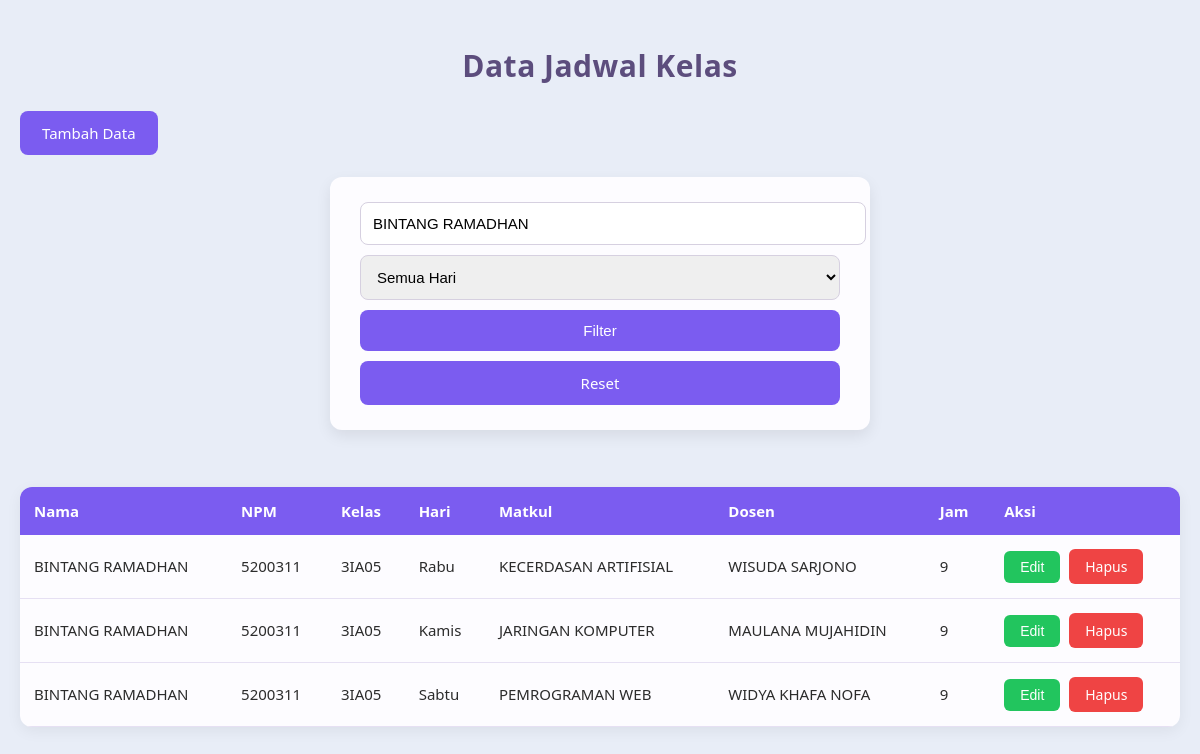
/index.php?cari=BINTANG RAMADHAN, run on the app's committed database.
### tables this page shows
CREATE TABLE `jadwal_kelas` (
  `id` int(11) NOT NULL,
  `nama` varchar(100) DEFAULT NULL,
  `npm` varchar(20) DEFAULT NULL,
  `kelas` varchar(50) DEFAULT NULL,
  `hari` varchar(20) NOT NULL,
  `matkul` varchar(100) DEFAULT NULL,
  `dosen` varchar(100) DEFAULT NULL,
  `jam` varchar(50) DEFAULT NULL
);

### index.php (the view, shortened to what this page needs)
<?php include "db.php"; ?>
<!DOCTYPE html>
<html>
<head>
    <link rel="stylesheet" href="css/style.css?v=1">
</head>
<body>
<h2>Data Jadwal Kelas</h2>
<a href="create.php" class="btn">Tambah Data</a>
<br><br>
<form method="GET">
    <input type="text" name="cari" placeholder="Cari nama / NPM / matkul / dosen..."
    value="<?= isset($_GET['cari']) ? $_GET['cari'] : '' ?>">
    <select name="hari">
        <option value="">Semua Hari</option>
    </select>
    <button type="submit" class="btn">Filter</button>
    <a href="index.php" class="btn">Reset</a>
</form>
<br>
<table>
    <tr>
        <th>Nama</th>
        <th>NPM</th>
        <th>Kelas</th>
        <th>Hari</th>
        <th>Matkul</th>
        <th>Dosen</th>
        <th>Jam</th>
        <th>Aksi</th>
    </tr>
<?php
$query = "SELECT * FROM jadwal_kelas WHERE 1";
if(isset($_GET['cari']) && $_GET['cari'] != ""){
    $cari = $_GET['cari'];
    $query .= "
        AND (
            nama LIKE '%$cari%' OR
            npm LIKE '%$cari%' OR
            matkul LIKE '%$cari%' OR
            dosen LIKE '%$cari%'
        )
    ";
}
$query .= "
    ORDER BY
        FIELD(hari,'Senin','Selasa','Rabu','Kamis','Jumat','Sabtu','Minggu'),
        jam ASC
";
$result = mysqli_query($conn, $query);
while($row = mysqli_fetch_assoc($result)) { ?>
    <tr>
        <td><?= htmlspecialchars($row['nama']) ?></td>
        <td><?= htmlspecialchars($row['npm']) ?></td>
        <td><?= htmlspecialchars($row['kelas']) ?></td>
        <td><?= htmlspecialchars($row['hari']) ?></td>
        <td><?= htmlspecialchars($row['matkul']) ?></td>
        <td><?= htmlspecialchars($row['dosen']) ?></td>
        <td><?= htmlspecialchars($row['jam']) ?></td>
        <td>
            <button type="button" class="btn-edit" data-id="<?= $row['id'] ?>">Edit</button>
            <a href="delete.php?id=<?= $row['id'] ?>" class="btn-delete" data-nama="<?= htmlspecialchars($row['nama']) ?>">Hapus</a>
        </td>
    </tr>
<?php } ?>
</table>
</body>
</html>

### css/style.css (style rules this page uses)
body { font-family: 'Segoe UI', Tahoma, Geneva, Verdana, sans-serif; background: #e8edf7; margin: 0; padding: 20px; color: #2c2c2c; }
h2 { text-align: center; margin-bottom: 25px; color: #5c4d7d; font-size: 30px; letter-spacing: 0.5px; }
a { text-decoration: none; color: #7b5cf0; transition: all 0.2s ease-in-out; }
form { max-width: 480px; margin: 0 auto 35px auto; background: #fdfcff; padding: 25px 30px; border-radius: 12px; box-shadow: 0 6px 15px rgba(0,0,0,0.08); display: flex; flex-direction: column; gap: 10px; }
form input, form select { width: 100%; padding: 12px; border: 1px solid #d6d0e0; border-radius: 8px; font-size: 15px; transition: border 0.3s, box-shadow 0.3s; }
.btn { background: #7b5cf0; border: none; padding: 12px 22px; font-size: 15px; font-weight: 500; color: #fff; border-radius: 8px; cursor: pointer; transition: background 0.2s, transform 0.1s; display: inline-block; text-align: center; }
.btn-edit { background: #22c55e; color: white; padding: 8px 16px; border-radius: 6px; margin-right: 5px; font-size: 14px; border: none; cursor: pointer; transition: background 0.2s, transform 0.1s; }
.btn-delete { background: #ef4444; color: white; padding: 8px 16px; border-radius: 6px; font-size: 14px; border: none; cursor: pointer; text-decoration: none; display: inline-block; transition: background 0.2s, transform 0.1s; }
table { width: 100%; border-collapse: collapse; background: #fdfcff; border-radius: 12px; overflow: hidden; box-shadow: 0 4px 15px rgba(0,0,0,0.06); }
table th { background: #7b5cf0; color: #ffffff; padding: 14px; text-align: left; font-size: 15px; }
table td { border-bottom: 1px solid #e6e0f3; padding: 14px; font-size: 15px; }
input[type="text"], input[type="number"] { width: 100%; font-size: 15px; }

### data on the page
jadwal_kelas: nama "BINTANG RAMADHAN", npm "5200311", kelas "3IA05", hari "Rabu", matkul "KECERDASAN ARTIFISIAL", dosen "WISUDA SARJONO", jam "9"
jadwal_kelas: nama "BINTANG RAMADHAN", npm "5200311", kelas "3IA05", hari "Kamis", matkul "JARINGAN KOMPUTER", dosen "MAULANA MUJAHIDIN", jam "9"
jadwal_kelas: nama "BINTANG RAMADHAN", npm "5200311", kelas "3IA05", hari "Sabtu", matkul "PEMROGRAMAN WEB", dosen "WIDYA KHAFA NOFA", jam "9"
